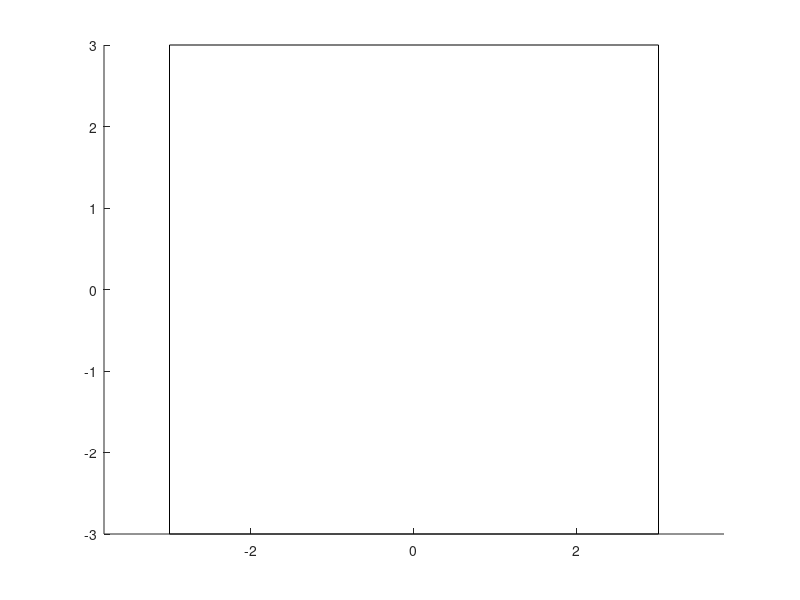

Write MATLAB code to recreate this figure. (Note: this script raises an error after producing the figure.)
path(path,'skyler')
clear all

test_path = 'skyler/recent_tests/analysis/autotest/test19/';
% test_path = 'skyler/recent_tests/analysis/pronav/test10/';
% test_path = 'skyler/recent_tests/analysis/smooth_prediction_path/test5/';

results_file = strcat(test_path,'results.csv');
old_results = [];
if(exist(results_file, 'file'))
    old_results = csvread(results_file);
end

FileList = dir(strcat(test_path,'results*.bag'));
N = size(FileList,1);

net_width = 6;

times = [];
points = [];
positions = [];
distances = [];
successes = [];
test_numbers = [];

figure(1), clf
hold on
axis equal
rectangle('Position', [-net_width/2 -net_width/2 net_width, net_width])

for k=1:N
   bagfile = FileList(k).name;
   
   strings = split(bagfile, {'results','.bag'});
   test_number = str2double(strings(2));
   
   % Check if the bag has been processed before
   if(isempty(old_results))
      old_test_index = [];
   else
      old_test_index = find(old_results(1,:) == test_number, 1);
   end  

   if(~isempty(old_test_index))
       isSuccess = old_results(2, old_test_index);
       int_point = old_results(3:5, old_test_index);
       int_position = old_results(6:8, old_test_index);
       distance = old_results(9, old_test_index);
       time = old_results(10, old_test_index);   
   else
       % Bag has not yet been processed
       fprintf('Processing file: %s\n\r', strcat(test_path,bagfile));
   
       try
        data = processAllTopics(strcat(test_path,bagfile));
        data = data.results;
       catch
        continue
       end    
       
       isSuccess = data.isIntercept;
       int_point = [data.intercept_point];
       int_position = [data.intercept_pose];
       distance = data.intercept_radius;
       time = data.intercept_time;
   end   
   
   
   if(isSuccess)
       plot(int_point(1), int_point(2),'g+')
   else
       plot(int_point(1), int_point(2),'r+')
   end
   
   test_numbers = [test_numbers, test_number];
   successes = [successes,isSuccess];
   points = [points, int_point];
   positions = [positions, int_position];
   distances = [distances, distance];
   times = [times,time];
   
end

hold off

fprintf('============ RESULTS =============\n');
fprintf('Out of %d simulations, %d were successful\n', N, sum(successes));
fprintf('Success rate = %f\n\n', sum(successes)/N);

fprintf('Average point = (%f, %f)\n', mean(points(1,:)), mean(points(2,:)));
fprintf('Average intercept time = %f\n', mean(times));
fprintf('Average intercept radius = %f\n\n', mean(distances));

results = [test_numbers;successes;points;positions;distances;times];
results = sortrows(results')';

% new_results =  results(:,...
%     find([old_results(1,:), zeros(1, size(results,2) - size(old_results,2))] ~= results(1,:), 1):size(results,2));
       
new_results = [];
if(~isempty(old_results))
    for i=1:size(results,2)
        if(isempty(find(old_results(1,:) == results(1,i),1)))
            new_results = [new_results, results(:,i)];
        end
    end
else
    new_results = results;
end



format compact
% Check if there are any new results
if(size(new_results,2) ~= 0)
    [T, outliers, success_outliers, failed_inliers, ...                
        possible_failed_mistakes, possible_success_mistakes] = evalc('findOutliers(new_results);');
%         possible_failed_mistakes, possible_success_mistakes] = findOutliers(results);
    
    
    removed_tests = [removeFaultyTests(test_path, possible_failed_mistakes, possible_success_mistakes),...
                    removeFaultyTests(test_path, outliers, success_outliers),...
                    removeFaultyTests(test_path, failed_inliers, [])];
                
%     result_index = 1;
%     test_index = 1;
%     % Remove all the results for the faulty tests that were deleted
%     while (result_index <= size(results,2) && test_index <= size(removed_tests,2))
%        % Check if the result number matches the removed test number
%        if(results(1,result_index) == removed_tests(test_index))
%           % If so, delete the data and move to the next removed test
%           results(:,result_index) = []; 
%           test_index = test_index + 1;
%        else
%           % Otherwise, move to the next result
%           result_index = result_index + 1;
%        end
%     end

    % Removed all the faulty tests that were deleted
    for i=1:size(removed_tests,2)
       removed_test_index = find(results(1,:) == removed_tests(i),1);
       if (~isempty(removed_test_index))
          results(:,removed_test_index) = []; 
       end
    end
end       
    
results = sortrows(results')';
findOutliers(results);

results_file = strcat(test_path,'results.csv');
csvwrite(results_file,results)

loadResults(results_file);


